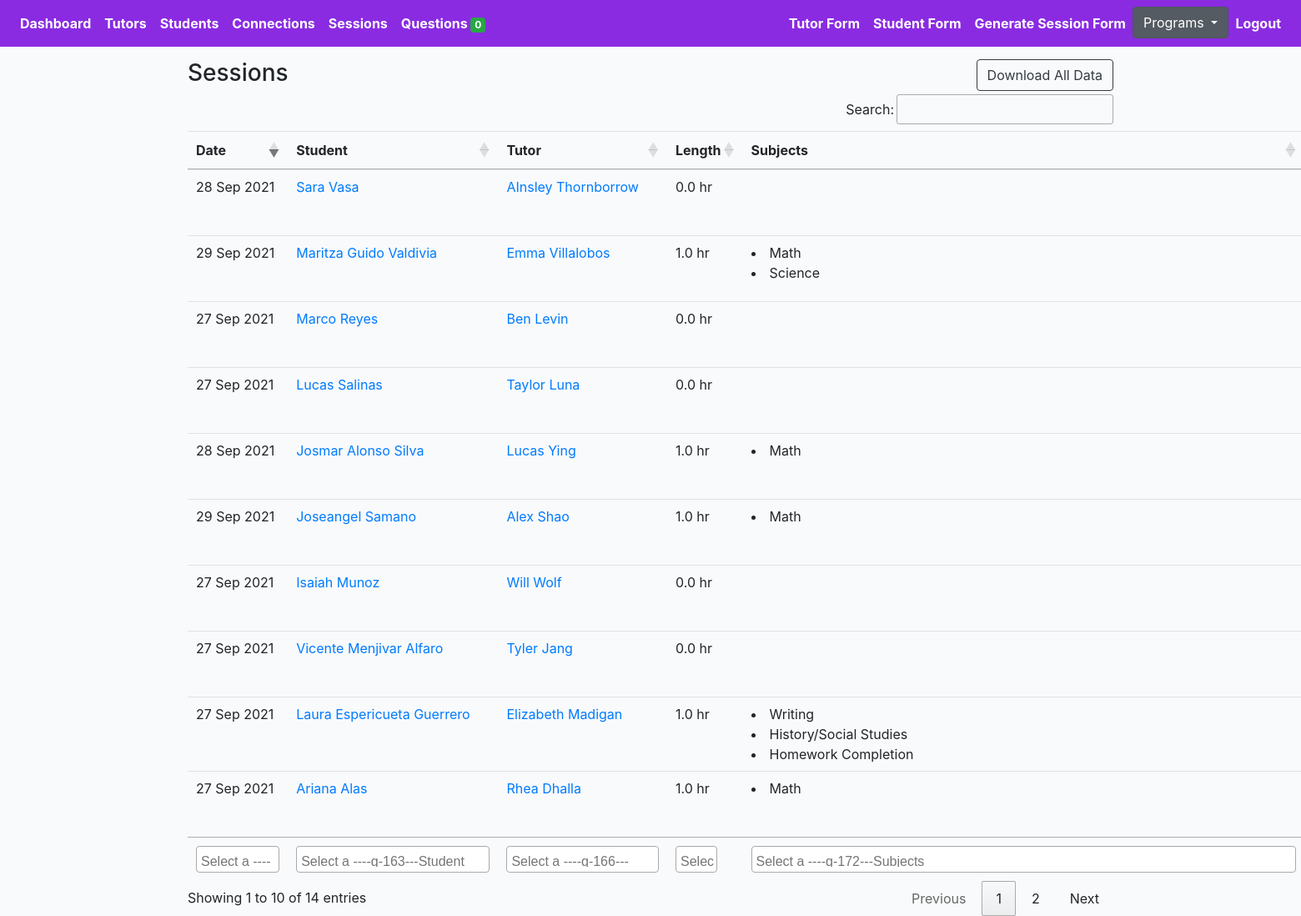
Before: /middleschool/sessions/ (signed in) with the older database file.
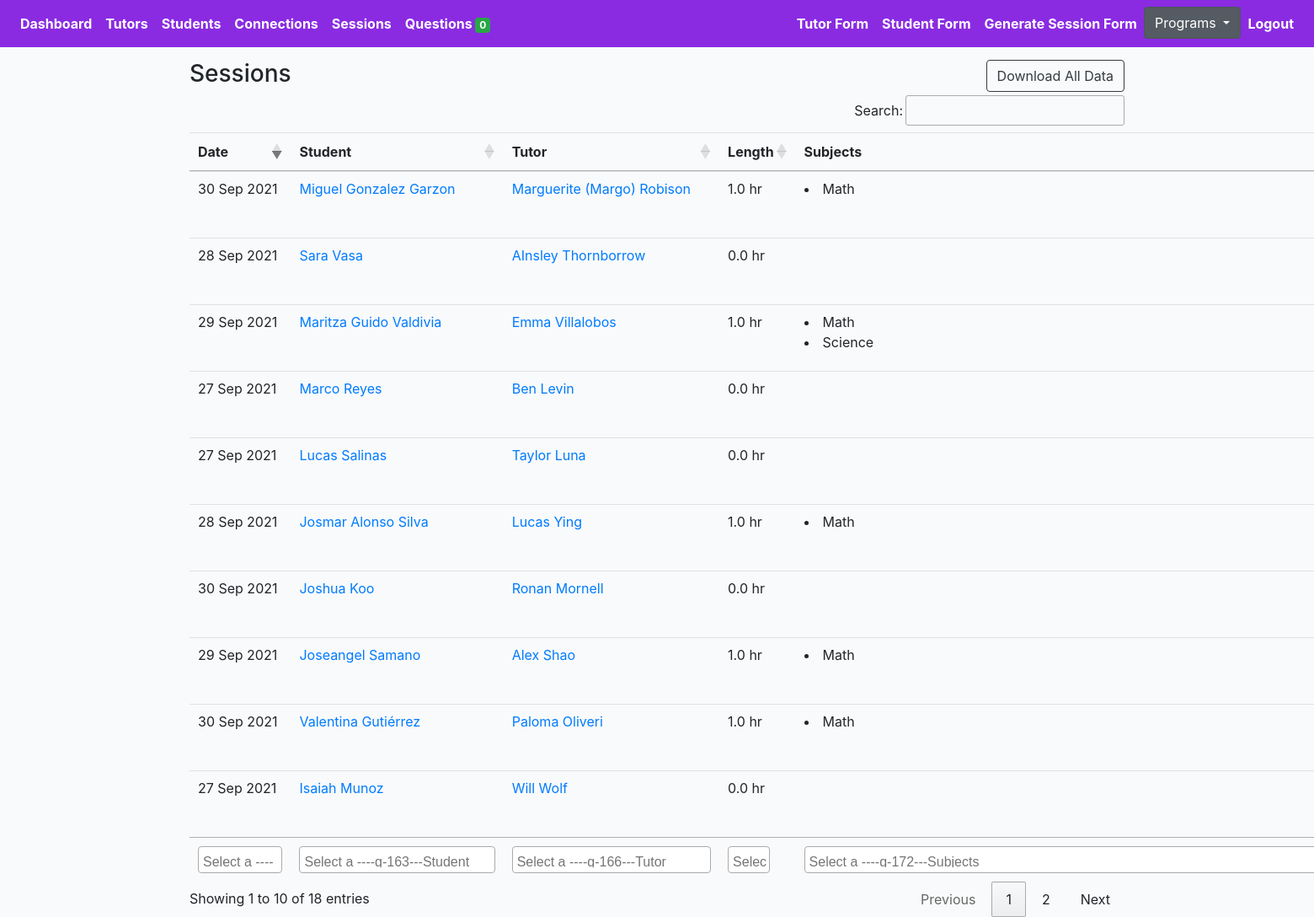
After: the same page with the newer database file.
### middleschool/models.py (models this page shows, shortened)
class Session(models.Model):
    connection = models.ForeignKey(Connection, on_delete=models.CASCADE)
    meet = models.IntegerField(null=True, blank=True)
    length = models.FloatField(null=True, blank=True)
    subjects = models.ManyToManyField(Subject, blank=True, related_name='sessionsubjects')
    updated = models.DateTimeField(auto_now=True, null=True, blank=True)
    created = models.DateTimeField(auto_now_add=True)
    help = models.TextField(null=True, blank=True, max_length=1000)
    support = models.ManyToManyField(Support, blank=True, related_name='supports')
    othersupport = models.CharField(null=True, blank=True, max_length=200)
    rate = models.IntegerField(null=True, blank=True)
    productivity = models.IntegerField(null=True, blank=True)
    question = models.TextField(null=True, blank=True, max_length=1000)
    disconnect = models.CharField(null=True, blank=True, max_length=200, choices=CONT_STATUS_CHOICES)
    submit_status = models.BooleanField(default=False)
    flag = models.BooleanField(default=False)
    reason_disconnect= models.TextField(null=True, blank=True, max_length=1000)
    urgent_check = models.BooleanField(default=False)
    def get_subjects(self):
        return self.subjects.all()
    def get_supports(self):
        return self.support.all()
    def get_absolute_url(self):
        return reverse("middleschool:session-detail-view", kwargs={"pk": self.pk})

class Connection(models.Model):
    created = models.DateTimeField(auto_now_add=True)
    student = models.ForeignKey(Profile, on_delete=models.CASCADE, related_name='student')
    tutor = models.ForeignKey(Profile, on_delete=models.CASCADE, related_name='tutor')
    status = models.CharField(max_length=200, choices=STATUS_CHOICES)
    updated = models.DateTimeField(auto_now=True)
    flag = models.BooleanField(default=False)
    note = models.TextField(null=True, blank=True, max_length=1000)

class Profile(models.Model):
    role = models.CharField(max_length=200, choices=ROLE_CHOICES_PROFILE, null=True)
    avatar = models.ImageField(default='avatar.png', upload_to='avatars/')
    first_name = models.CharField(max_length=200, blank=True)
    last_name = models.CharField(max_length=200, blank=True)
    email = models.EmailField(max_length=200, blank=True)
    student_grade = models.CharField(null=True, blank=True, max_length=200, choices=STUDENT_GRADE_CHOICES)
    grade = models.CharField(null=True, blank=True, max_length=200, choices=GRADE_CHOICES)
    academic_advisor = models.ForeignKey(Academicadvisor, null=True, blank=True, on_delete=models.CASCADE, related_name='academic_advisor')
    academic_advisor_email = models.EmailField(max_length=200, blank=True)
    subjects = models.ManyToManyField(Subject, blank=True, related_name='subjects')
    school = models.CharField(max_length=200, blank=True)
    friends = models.ManyToManyField("self", blank=True, related_name='testfriends')
    updated = models.DateTimeField(auto_now=True)
    created = models.DateTimeField(auto_now_add=True)
    slug = models.SlugField(unique=True, blank=True)
    flag = models.BooleanField(default=False)
    parent1_first_name = models.CharField(max_length=200, blank=True)
    parent1_last_name = models.CharField(max_length=200, blank=True)
    parent1_phone = models.CharField(max_length=200, blank=True)
    parent1_email = models.EmailField(max_length=200, blank=True)
    student_capacity = models.IntegerField(null=True, blank=True)
    phone = models.CharField(max_length=200, blank=True)
    question = models.TextField(null=True, blank=True, max_length=1000)
    languages = models.ManyToManyField(Language, blank=True, related_name='subjects')
    comfortable_share_phone = models.BooleanField(default=False)
    permission_share_grade = models.BooleanField(default=False)
    optional_school_loop_profile_link = models.TextField(null=True, blank=True, max_length=500)
    optional_school_loop_username = models.TextField(null=True, blank=True, max_length=500)
    optional_school_loop_password = models.TextField(null=True, blank=True, max_length=500)
    parent_languages = models.CharField(null=True, blank=True, max_length=200, choices=LANGUAGE_CHOICES)
    age = models.IntegerField(null=True, blank=True)
    ethnic = models.CharField(null=True, blank=True, max_length=200, choices=ETHNIC_CHOICES)
    note = models.TextField(null=True, blank=True, max_length=1000)
    interest = models.ManyToManyField(Interest, blank=True, related_name='interest')
    check = models.CharField(null=True, blank=True, max_length=200, choices=YES_NO)
    status = models.CharField(null=True, blank=True, max_length=200, choices=PROFILE_STATUS, default='active')
    def get_absolute_url(self):
        return reverse("middleschool:profile-detail-view", kwargs={"slug": self.slug})
    __initial_first_name = None
    __initial_last_name = None
    def __init__(self, *args, **kwargs):
        super().__init__(*args, **kwargs)
        self.__initial_first_name = self.first_name
        self.__initial_last_name = self.last_name

class Subject(models.Model):
    name = models.CharField(max_length=200, blank=True)
    def __str__(self):
        return self.name

### middleschool/views.py (the view)
# urls.py: path('sessions/', SessionListView.as_view(), name='session-list'),
@method_decorator(login_required, name='dispatch')
@method_decorator(allowed_users(allowed_roles=['middletutor', 'admin']), name='dispatch')
class SessionListView(ListView):
    model = Session
    template_name = 'middleschool/session-list.html'
    def get_queryset(self):
        qs = Session.objects.filter(submit_status=True).order_by('-created')
        return qs

### cprofiles/context_processors.py (called while the page is built)
def choice_question(request):
    if(request.user.id):
        choice_unanswered_question_num = Question.objects.filter(status="UNANSWERED").count()
        return {
            'choice_unanswered_question_num' : choice_unanswered_question_num
        }
    return {}

### middleschool/context_processors.py (called while the page is built)
def middle_school_question(request):
    if(request.user.id):
        middle_school_unanswered_question_num = Question.objects.filter(status="UNANSWERED").count()
        return {
            'middle_school_unanswered_question_num' : middle_school_unanswered_question_num
        }
    return {}

### middleschool/models.py (called while the page is built)
    def __str__(self):
        return self.name

### mprofiles/context_processors.py (called while the page is built)
def mentor_question(request):
    if(request.user.id):
        mentor_unanswered_question_num = Question.objects.filter(status="UNANSWERED").count()
        return {
            'mentor_unanswered_question_num' : mentor_unanswered_question_num
        }
    return {}

### profiles/context_processors.py (called while the page is built)
def high_school_question(request):
    if(request.user.id):
        high_school_unanswered_question_num = Question.objects.filter(status="UNANSWERED").count()
        return {
            'high_school_unanswered_question_num' : high_school_unanswered_question_num
        }
    return {}

### templates/middleschool/session-list.html (shortened to what this page needs)
{% extends 'middleschoolbase.html' %}
{% load static %}
{% block stylesheet %}{% static '/css/my_invites.css' %}{% endblock %}
{% block content %}
<div class="row">
    <div class="col-auto mr-auto">
        <h3>Sessions</h3>
    </div>
    <div class="col-auto">
        <div class="btn-group" role="group" aria-label="Basic example">
            <form action="{% url 'middleschool:export-tutoring-session-list' %}" method="POST">
                <button type="submit" class="btn btn-outline-dark">Download All Data</button>
            </form>
        </div>
    </div>
</div>
<div class="table-responsive-lg">
    <table id="myTable" class="table">
        <thead>
            <tr>
                <th scope="col">Date</th>
                <th scope="col">Student</th>
                <th scope="col">Tutor</th>
                <th scope="col">Length</th>
                <th scope="col">Subjects</th>
            </tr>
        </thead>
        <tfoot>
            <tr>
                <th>Date</th>
                <th>Student</th>
                <th>Tutor</th>
                <th>Length</th>
                <th>Subjects</th>
            </tr>
        </tfoot>
        <tbody>
            {% for obj in object_list %}
            <tr>
                <td>{{obj.updated|date:"d M Y"}}</td>
                <td><a href="{{obj.connection.student.get_absolute_url}}">{{obj.connection.student.first_name}}
                        {{obj.connection.student.last_name}}</a></td>
                <td><a href="{{obj.connection.tutor.get_absolute_url}}">{{obj.connection.tutor.first_name}}
                        {{obj.connection.tutor.last_name}}</a></td>
                <td>{{obj.length}} hr</td>
                <td>{% for subject in obj.get_subjects %}<li>{{subject}} </li>{% endfor %}
                </td>
            </tr>
            {% endfor %}
        </tbody>
    </table>
</div>
{% endblock content %}

Changed rows visible on the page:
no longer on this page (row unchanged): Session: updated "27 Sep 2021", connection.student.first_name "Vicente", connection.student.last_name "Menjivar Alfaro", connection.tutor.first_name "Tyler", connection.tutor.last_name "Jang", length "0.0"
no longer on this page (row unchanged): Session: updated "27 Sep 2021", connection.student.first_name "Laura", connection.student.last_name "Espericueta Guerrero", connection.tutor.first_name "Elizabeth", connection.tutor.last_name "Madigan", length "1.0"
no longer on this page (row unchanged): Subject: name "Writing", shown under "27 Sep 2021"
no longer on this page (row unchanged): Subject: name "History/Social Studies", shown under "27 Sep 2021"
no longer on this page (row unchanged): Subject: name "Homework Completion", shown under "27 Sep 2021"
no longer on this page (row unchanged): Session: updated "27 Sep 2021", connection.student.first_name "Ariana", connection.student.last_name "Alas", connection.tutor.first_name "Rhea", connection.tutor.last_name "Dhalla", length "1.0", Subject (name "Math")
now on this page (row edited): Session: updated "30 Sep 2021", connection.student.first_name "Miguel", connection.student.last_name "Gonzalez Garzon", connection.tutor.first_name "Marguerite (Margo)", connection.tutor.last_name "Robison", length "1.0", Subject (name "Math")
now on this page (row edited): Session: updated "30 Sep 2021", connection.student.first_name "Joshua", connection.student.last_name "Koo", connection.tutor.first_name "Ronan", connection.tutor.last_name "Mornell", length "0.0"
now on this page (row edited): Session: updated "30 Sep 2021", connection.student.first_name "Valentina", connection.student.last_name "Gutiérrez", connection.tutor.first_name "Paloma", connection.tutor.last_name "Oliveri", length "1.0", Subject (name "Math")
Other visible differences:
text written by a page script: "Search: Showing 1 to 10 of 14 entries Previous 1 2 Next" → "Search: Showing 1 to 10 of 18 entries Previous 1 2 Next"
